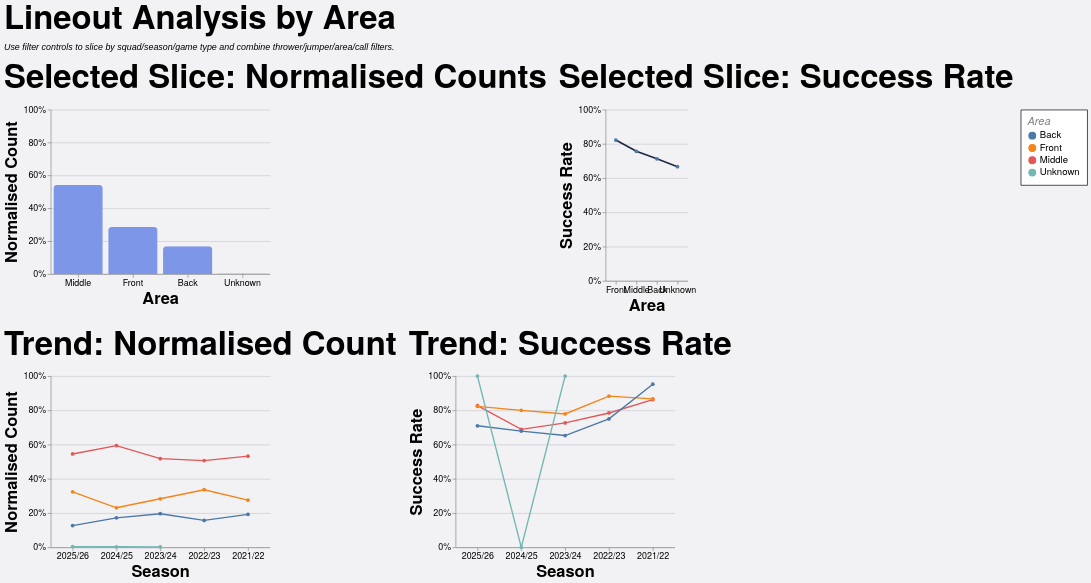

Specify this chart in Vega-Lite:
### Vega-Lite specification from a JSON file in a GitHub repository (floating-point values rounded to 4 significant figures; data arrays with more than 128 entries replaced by an {"elided": "..."} marker saying what was removed)
{"config": {"axis": {"labelFont": "PT Sans Narrow, Helvetica Neue, Helvetica, Arial, sans-serif", "titleFont": "PT Sans Narrow, Helvetica Neue, Helvetica, Arial, sans-serif", "labelFontSize": 13, "titleFontSize": 24, "gridColor": "#202947", "gridOpacity": 0.2, "zindex": 1}, "text": {"font": "Lato, sans-serif"}, "bar": {"cornerRadiusEnd": 5}, "header": {"labelFont": "PT Sans Narrow, Helvetica Neue, Helvetica, Arial, sans-serif", "titleFont": "PT Sans Narrow, Helvetica Neue, Helvetica, Arial, sans-serif", "labelFontSize": 24, "titleFontSize": 28, "labelFontWeight": "bold", "orient": "left"}, "legend": {"labelFont": "PT Sans Narrow, Helvetica Neue, Helvetica, Arial, sans-serif", "titleFont": "PT Sans Narrow, Helvetica Neue, Helvetica, Arial, sans-serif", "labelFontSize": 14, "titleFontSize": 16, "titlePadding": 5, "fillColor": "white", "strokeColor": "black", "padding": 10, "titleFontWeight": "lighter", "titleFontStyle": "italic", "titleColor": "gray", "offset": 10}, "title": {"font": "PT Sans Narrow, Helvetica Neue, Helvetica, Arial, sans-serif", "fontSize": 48, "fontWeight": "bold", "anchor": "start", "align": "center", "titlePadding": 20, "subtitlePadding": 10, "subtitleFontSize": 13, "subtitleColor": "", "subtitleFontStyle": "italic", "offset": 15, "color": "black"}, "axisX": {"labelAngle": 0}, "facet": {"title": null, "header": null, "align": {"row": "each", "column": "each"}}, "resolve": {"scale": {"y": "independent", "facet": "independent"}}, "background": "#f2f1f4", "scale": {"offsetBandPaddingOuter": 0.2, "offsetBandPaddingInner": 0.1}, "view": {"stroke": null, "background": "transparent"}}, "vconcat": [{"hconcat": [{"mark": {"type": "bar", "color": "#7d96e8"}, "encoding": {"tooltip": [{"field": "area", "title": "Area", "type": "nominal"}, {"field": "attempts", "format": ",.0f", "title": "Lineouts", "type": "quantitative"}, {"field": "share", "format": ".1%", "title": "Normalised Count", "type": "quantitative"}], "x": {"field": "area", "sort": "-y", "title": "Area", "type": "nominal"}, "y": {"axis": {"format": "%"}, "field": "share", "scale": {"domain": [0, 1]}, "title": "Normalised Count", "type": "quantitative"}}, "height": 240, "title": "Selected Slice: Normalised Counts", "transform": [{"filter": "(loSquad == 'All' || datum.squad == loSquad) && (loGameType == 'All' || (loGameType == 'League + Cup' && (datum.game_type == 'League' || datum.game_type == 'Cup')) || (loGameType == 'League only' && datum.game_type == 'League') || datum.game_type == loGameType) && (loOpposition == 'All' || datum.opposition == loOpposition) && (loThrower == 'All' || datum.thrower == loThrower) && (loJumper == 'All' || datum.jumper == loJumper) && (loArea == 'All' || datum.area == loArea) && (loNumbers == 'All' || datum.numbers == loNumbers) && (loCall == 'All' || datum.call == loCall) && (loCallType == 'All' || datum.call_type == loCallType)"}, {"filter": "(loSeason == 'All' || datum.season == loSeason)"}, {"aggregate": [{"op": "count", "as": "attempts"}, {"op": "sum", "field": "won", "as": "won"}], "groupby": ["area"]}, {"joinaggregate": [{"op": "sum", "field": "attempts", "as": "total_attempts"}]}, {"calculate": "datum.attempts / datum.total_attempts", "as": "share"}, {"calculate": "datum.won / datum.attempts", "as": "success_rate"}], "width": 320}, {"mark": {"type": "line", "color": "#202946", "point": true, "strokeWidth": 2.5}, "encoding": {"tooltip": [{"field": "area", "title": "Area", "type": "nominal"}, {"field": "won", "format": ",.0f", "title": "Won", "type": "quantitative"}, {"field": "attempts", "format": ",.0f", "title": "Lineouts", "type": "quantitative"}, {"field": "success_rate", "format": ".1%", "title": "Success Rate", "type": "quantitative"}], "x": {"field": "area", "sort": "-y", "title": "Area", "type": "nominal"}, "y": {"axis": {"format": "%"}, "field": "success_rate", "scale": {"domain": [0, 1]}, "title": "Success Rate", "type": "quantitative"}}, "height": 250, "title": "Selected Slice: Success Rate", "transform": [{"filter": "(loSquad == 'All' || datum.squad == loSquad) && (loGameType == 'All' || (loGameType == 'League + Cup' && (datum.game_type == 'League' || datum.game_type == 'Cup')) || (loGameType == 'League only' && datum.game_type == 'League') || datum.game_type == loGameType) && (loOpposition == 'All' || datum.opposition == loOpposition) && (loThrower == 'All' || datum.thrower == loThrower) && (loJumper == 'All' || datum.jumper == loJumper) && (loArea == 'All' || datum.area == loArea) && (loNumbers == 'All' || datum.numbers == loNumbers) && (loCall == 'All' || datum.call == loCall) && (loCallType == 'All' || datum.call_type == loCallType)"}, {"filter": "(loSeason == 'All' || datum.season == loSeason)"}, {"aggregate": [{"op": "count", "as": "attempts"}, {"op": "sum", "field": "won", "as": "won"}], "groupby": ["area"]}, {"joinaggregate": [{"op": "sum", "field": "attempts", "as": "total_attempts"}]}, {"calculate": "datum.attempts / datum.total_attempts", "as": "share"}, {"calculate": "datum.won / datum.attempts", "as": "success_rate"}], "width": {"step": 30}}], "spacing": 16}, {"hconcat": [{"mark": {"type": "line", "point": true, "strokeWidth": 2}, "encoding": {"color": {"field": "area", "title": "Area", "type": "nominal"}, "tooltip": [{"field": "season", "title": "Season", "type": "nominal"}, {"field": "area", "title": "Area", "type": "nominal"}, {"field": "attempts", "format": ",.0f", "title": "Lineouts", "type": "quantitative"}, {"field": "norm_count", "format": ".1%", "title": "Normalised Count", "type": "quantitative"}], "x": {"field": "season", "sort": "-x", "title": "Season", "type": "nominal"}, "y": {"axis": {"format": "%"}, "field": "norm_count", "scale": {"domain": [0, 1]}, "title": "Normalised Count", "type": "quantitative"}}, "height": 250, "title": "Trend: Normalised Count", "transform": [{"filter": "(loSquad == 'All' || datum.squad == loSquad) && (loGameType == 'All' || (loGameType == 'League + Cup' && (datum.game_type == 'League' || datum.game_type == 'Cup')) || (loGameType == 'League only' && datum.game_type == 'League') || datum.game_type == loGameType) && (loOpposition == 'All' || datum.opposition == loOpposition) && (loThrower == 'All' || datum.thrower == loThrower) && (loJumper == 'All' || datum.jumper == loJumper) && (loArea == 'All' || datum.area == loArea) && (loNumbers == 'All' || datum.numbers == loNumbers) && (loCall == 'All' || datum.call == loCall) && (loCallType == 'All' || datum.call_type == loCallType)"}, {"aggregate": [{"op": "count", "as": "attempts"}, {"op": "sum", "field": "won", "as": "won"}], "groupby": ["season", "area"]}, {"joinaggregate": [{"op": "sum", "field": "attempts", "as": "season_attempts"}], "groupby": ["season"]}, {"calculate": "datum.attempts / datum.season_attempts", "as": "norm_count"}, {"calculate": "datum.won / datum.attempts", "as": "success_rate"}], "width": 320}, {"mark": {"type": "line", "point": true, "strokeWidth": 2}, "encoding": {"color": {"field": "area", "title": "Area", "type": "nominal"}, "tooltip": [{"field": "season", "title": "Season", "type": "nominal"}, {"field": "area", "title": "Area", "type": "nominal"}, {"field": "won", "format": ",.0f", "title": "Won", "type": "quantitative"}, {"field": "attempts", "format": ",.0f", "title": "Lineouts", "type": "quantitative"}, {"field": "success_rate", "format": ".1%", "title": "Success Rate", "type": "quantitative"}], "x": {"field": "season", "sort": "-x", "title": "Season", "type": "nominal"}, "y": {"axis": {"format": "%"}, "field": "success_rate", "scale": {"domain": [0, 1]}, "title": "Success Rate", "type": "quantitative"}}, "height": 250, "title": "Trend: Success Rate", "transform": [{"filter": "(loSquad == 'All' || datum.squad == loSquad) && (loGameType == 'All' || (loGameType == 'League + Cup' && (datum.game_type == 'League' || datum.game_type == 'Cup')) || (loGameType == 'League only' && datum.game_type == 'League') || datum.game_type == loGameType) && (loOpposition == 'All' || datum.opposition == loOpposition) && (loThrower == 'All' || datum.thrower == loThrower) && (loJumper == 'All' || datum.jumper == loJumper) && (loArea == 'All' || datum.area == loArea) && (loNumbers == 'All' || datum.numbers == loNumbers) && (loCall == 'All' || datum.call == loCall) && (loCallType == 'All' || datum.call_type == loCallType)"}, {"aggregate": [{"op": "count", "as": "attempts"}, {"op": "sum", "field": "won", "as": "won"}], "groupby": ["season", "area"]}, {"joinaggregate": [{"op": "sum", "field": "attempts", "as": "season_attempts"}], "groupby": ["season"]}, {"calculate": "datum.attempts / datum.season_attempts", "as": "norm_count"}, {"calculate": "datum.won / datum.attempts", "as": "success_rate"}], "width": 320}], "spacing": 16}], "data": {"name": "data-e83ea88e487ae484029b5fe5c4083f37"}, "params": [{"name": "loSquad", "value": "All"}, {"name": "loSeason", "value": "All"}, {"name": "loGameType", "value": "All"}, {"name": "loOpposition", "value": "All"}, {"name": "loThrower", "value": "All"}, {"name": "loJumper", "value": "All"}, {"name": "loArea", "value": "All"}, {"name": "loNumbers", "value": "All"}, {"name": "loCall", "value": "All"}, {"name": "loCallType", "value": "All"}], "spacing": 22, "title": {"text": "Lineout Analysis by Area", "subtitle": "Use filter controls to slice by squad/season/game type and combine thrower/jumper/area/call filters."}, "$schema": "https://vega.github.io/schema/vega-lite/v5.20.1.json", "datasets": {"data-e83ea88e487ae484029b5fe5c4083f37": {"elided": "1274 records"}}}
